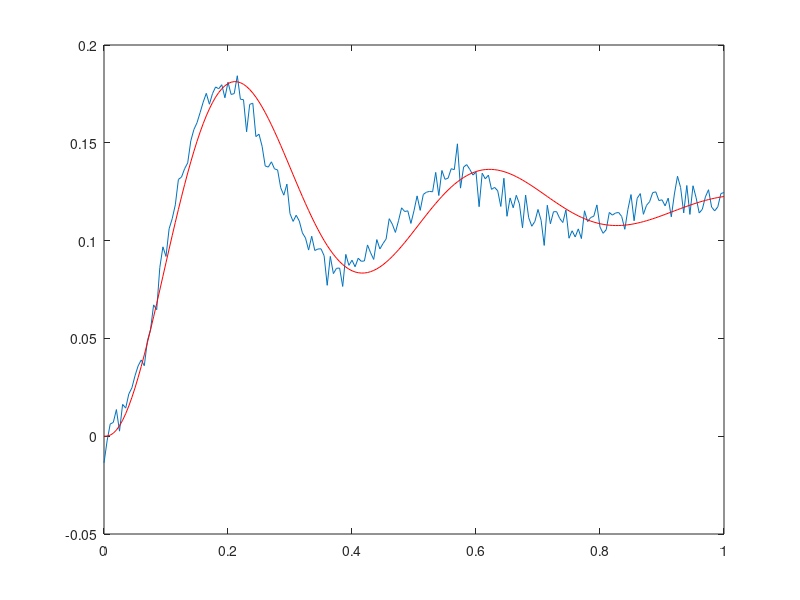

The MATLAB source for this figure: (Note: this script raises an error after producing the figure.)
close all
clear all
clc

% Load in the data
load('SEA_speed.mat')

% Motor Constants
R = 2.07;
Kt = 0.0525;
Kb = 0.0528;
Ja = 8*10^-6;
Da = 0;

% SEA Constants
N = (156/1);
Kl = 138;
Jl = 0.6;
Dl =1;

% Set up coefficients
N1 = Kl/N;
D4 = R*Ja*Jl/Kt;
D3 = R*Ja*Dl/Kt + Kb*Jl;
D2 = R*Ja*Kl/Kt + Kb*Dl + R*Kl*Jl/(Kt*N^2);
D1 = Kb*Kl + R*Kl*Dl/(Kt*N^2);
num_orig = [N1];
den_orig = [D4 D3 D2 D1];

fprintf('Original Transfer Function')
% Set up the TF function
sys_orig = tf(num_orig,den_orig)

% Plot the response for the system and the raw data
SEA_TF_orig = step(sys_orig,t);
plot(t,SEA_speed,t,SEA_TF_orig,'r')

% Measure the performance of the estimate
perf_orig = sse(SEA_speed-SEA_TF_orig);

% Using for loops (just takes a bit of time)
oldCost = 1e100; % Start this at an arbitrary large value
for Kl = 70:5:260
    for Jl = 0.5:0.05:1.0
        for Dl = 0.5:0.05:2.0
            % Recalculate coefficients
            N1 = Kl/N;
            D4 = R*Ja*Jl/Kt;
            D3 = R*Ja*Dl/Kt + Kb*Jl;
            D2 = R*Ja*Kl/Kt + Kb*Dl + R*Kl*Jl/(Kt*N^2);
            D1 = Kb*Kl + R*Kl*Dl/(Kt*N^2);
            
            % Set up tf function
            numTest = [N1];
            denTest = [D4 D3 D2 D1];
            sys = tf(numTest,denTest);

            % Response to a step input
            SEA_TF = step(sys,t);

            % Error
            cost = sse(SEA_speed-SEA_TF);

            if cost<oldCost
                num_best = numTest;
                den_best = denTest;  
                oldCost = cost;
                Kl_best = Kl;
                Jl_best = Jl;
                Dl_best = Dl;
            end
        end
    end
end   

% Replot the updated transfer function
fprintf('Updated Transfer Function')
sys_updated = tf(num_best,den_best)
figure
SEA_TF_updated = step(sys_updated,t);
plot(t,SEA_speed,t,SEA_TF_updated,'r')

% Measure the new performance of the error
perf_updated = sse(SEA_speed-SEA_TF_updated);

Method = {'Original';'Nested Loops'};
Kl_results = [Kl;Kl_best];
Jl_results = [Jl; Jl_best];
Dl_results = [Dl; Dl_best];
perf_results = [perf_orig; perf_updated];

T = table(Kl_results,Jl_results,Dl_results,perf_results,...
    'RowNames',Method)
